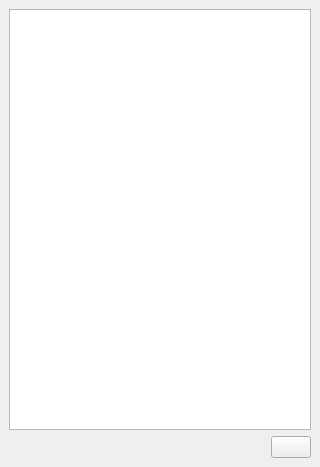
<?xml version="1.0" encoding="UTF-8"?>
<ui version="4.0">
 <class>WkfMapLayerDockWidget</class>
 <widget class="QDockWidget" name="WkfMapLayerDockWidget">
  <property name="enabled">
   <bool>true</bool>
  </property>
  <property name="geometry">
   <rect>
    <x>0</x>
    <y>0</y>
    <width>320</width>
    <height>467</height>
   </rect>
  </property>
  <property name="features">
   <set>QDockWidget::AllDockWidgetFeatures</set>
  </property>
  <property name="allowedAreas">
   <set>Qt::LeftDockWidgetArea|Qt::RightDockWidgetArea</set>
  </property>
  <property name="windowTitle">
   <string>Map Layers</string>
  </property>
  <widget class="QWidget" name="dockWidgetContents">
   <layout class="QVBoxLayout" name="verticalLayout">
    <item>
     <widget class="QTreeWidget" name="mTreeWidget">
      <property name="autoFillBackground">
       <bool>false</bool>
      </property>
      <property name="columnCount">
       <number>3</number>
      </property>
      <attribute name="headerVisible">
       <bool>false</bool>
      </attribute>
      <attribute name="headerStretchLastSection">
       <bool>true</bool>
      </attribute>
      <column>
       <property name="text">
        <string notr="true">1</string>
       </property>
      </column>
      <column>
       <property name="text">
        <string notr="true">2</string>
       </property>
      </column>
      <column>
       <property name="text">
        <string notr="true">3</string>
       </property>
      </column>
     </widget>
    </item>
    <item>
     <layout class="QHBoxLayout" name="horizontalLayout">
      <item>
       <spacer name="horizontalSpacer">
        <property name="orientation">
         <enum>Qt::Horizontal</enum>
        </property>
        <property name="sizeHint" stdset="0">
         <size>
          <width>40</width>
          <height>20</height>
         </size>
        </property>
       </spacer>
      </item>
      <item>
       <widget class="QPushButton" name="mAddButton">
        <property name="text">
         <string/>
        </property>
       </widget>
      </item>
     </layout>
    </item>
   </layout>
  </widget>
 </widget>
 <resources/>
 <connections/>
</ui>
